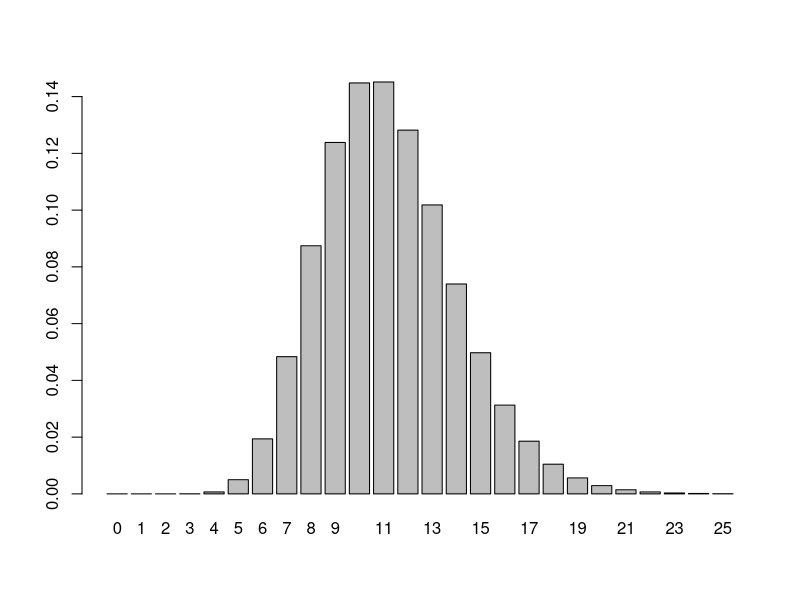
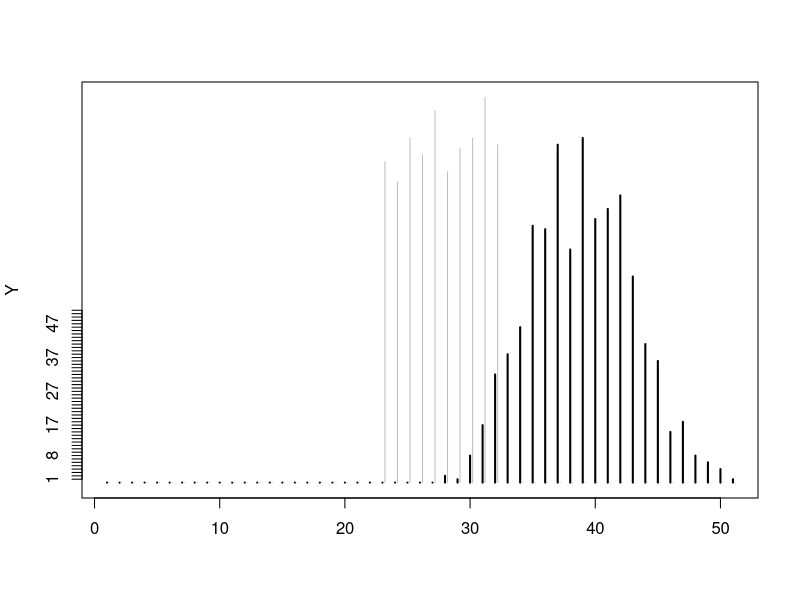
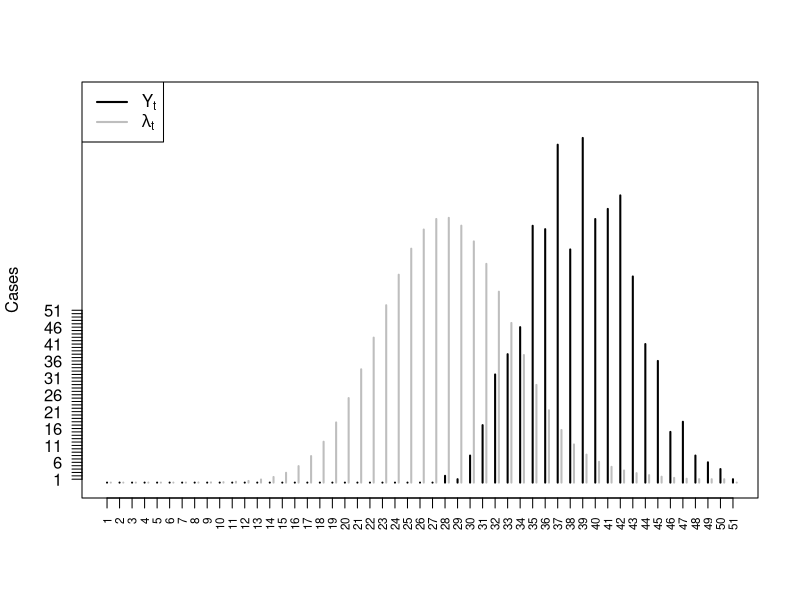
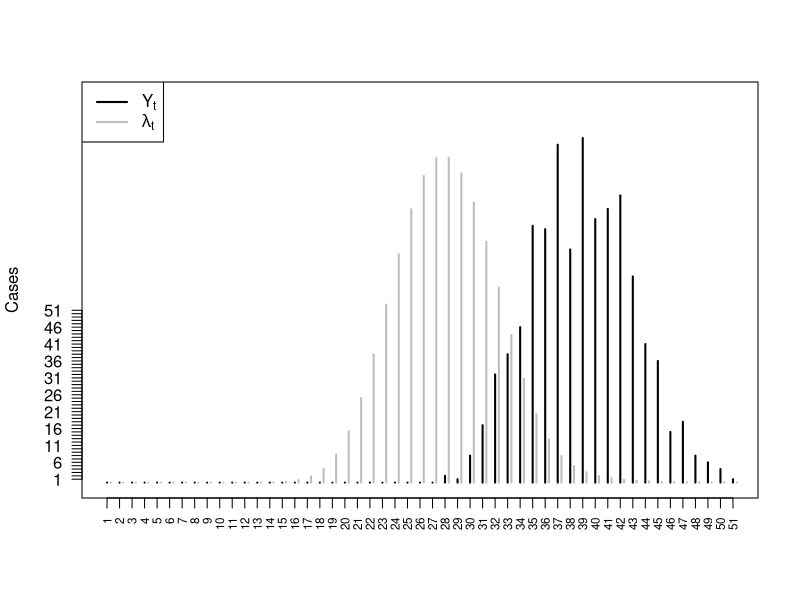
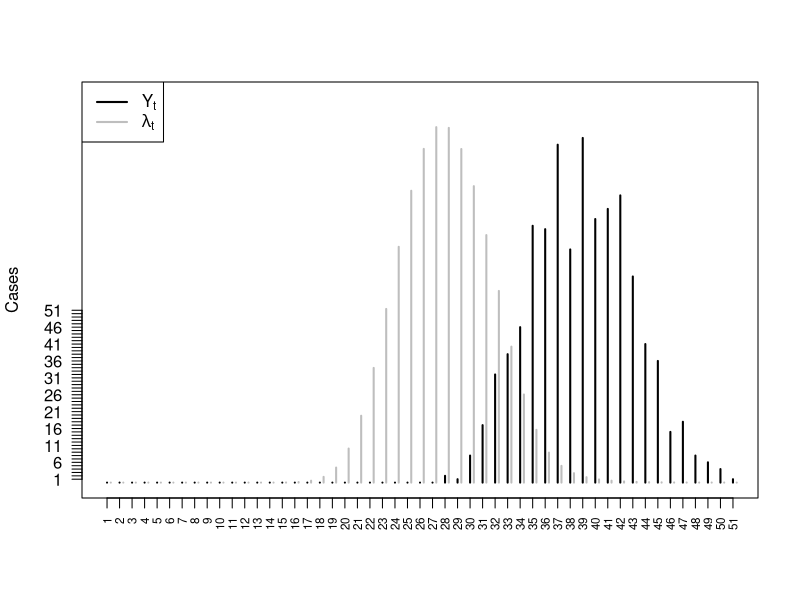
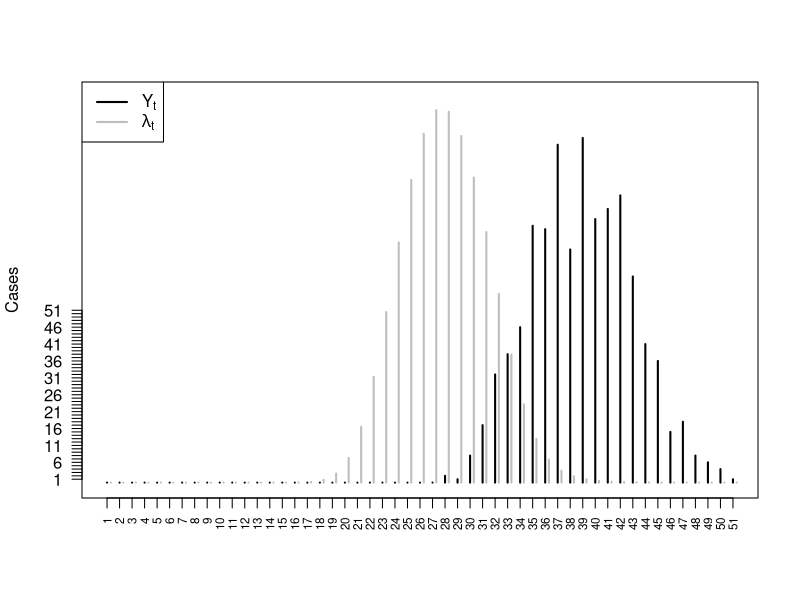
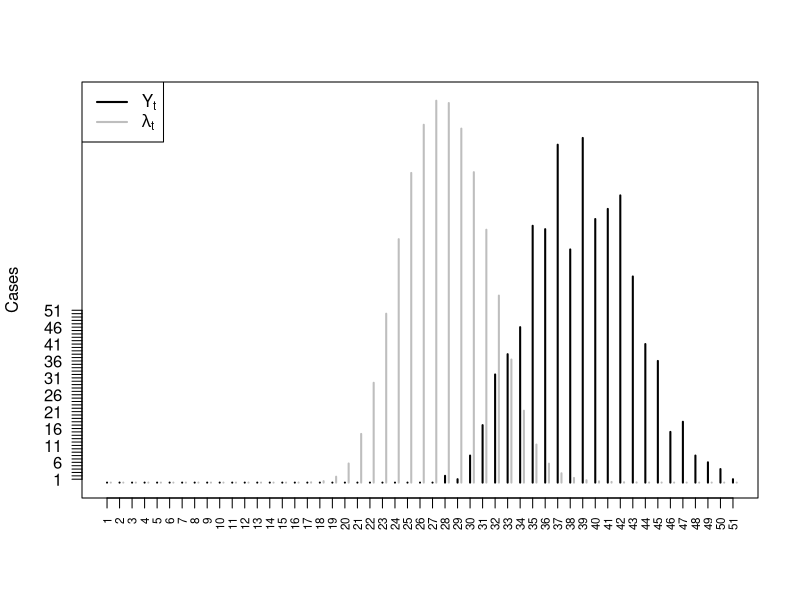
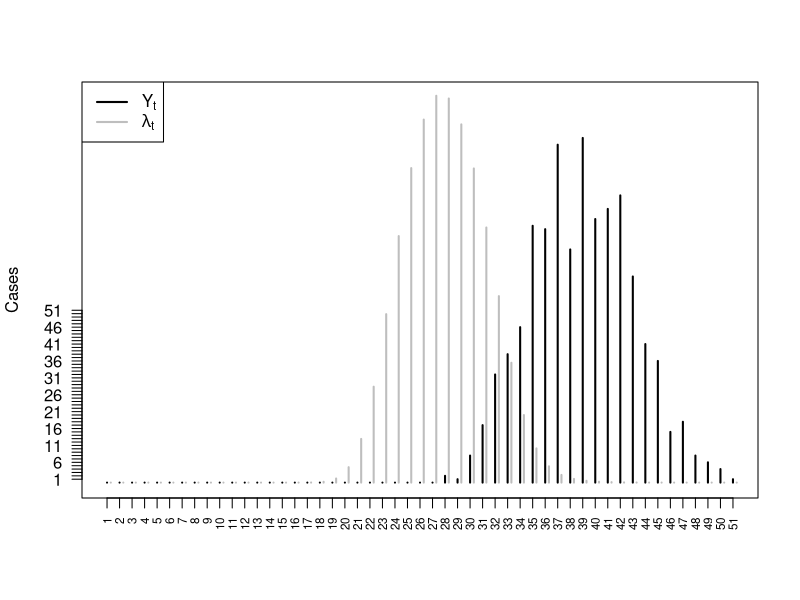

These figures' R source, in order:
######################################################################
# Experimental implementation of the backprojection method by Becker
# (1991). Useful in outbreak situations
######################################################################

######################################################################
#Replace NaN or is.infinite values with zero.
#Good against division by zero problems.
######################################################################
naninf2zero <- function(x) {x[is.nan(x) | is.infinite(x)] <- 0 ; return(x)}


######################################################################
# Single step of the EMS algorithm by Becker et al (1991)
#
# Parameters:
#  lambda.old - vector of current value of the rates of length T
#  N.old      - matrix of current value of the complete data
#  Y          - vector observed value of length T
#  k          - smoothing parameter, needs to be an even number
######################################################################

em.step.becker <- function(lambda.old, Y, dincu, pincu, k=8) {
  #k needs to be divisible by two
  if (k %% 2 != 0) stop("k needs to be even.")

  #Initialize
  T <- length(Y)
  
  #Define new parameters
  phi.new <- lambda.new <- 0*lambda.old
  
  #EM step. Problem that some of the sums can be zero if the incubation
  #distribution has zeroes at d=0,1,2
  for (t in 1:T) {
    #Calculate sum in (3a) of Becker (1991)
    sum3a <- 0
    for (d in 0:(T-t)) {
      sum3a <- sum3a + Y[t+d] * naninf2zero(dincu(d) / sum(sapply(1:(t+d),function(i) lambda.old[i]*dincu(t+d-i))))
    }
    phi.new[t] <- naninf2zero(lambda.old[t]/pincu(T-t)) * sum3a
  }
  
  #Smoothing step
  if (k>0) {
    w <- choose(k,0:k)/2^k
    for (t in 1:T) {
      i.sub <- t+(0:k)-k/2
      goodIdx <- i.sub %in% 1:T
      w.sub <- w[goodIdx]/sum(w[goodIdx])
      lambda.new[t] <- sum(w.sub * phi.new[i.sub[goodIdx]])
    }
  } else { #no smoothing
    lambda.new <- phi.new
  }
  
  #Done.
  return(list(lambda=lambda.new))
}

######################################################################
# This is the iterator function for the backprojection method by
# calling em.step.becker.
#
# Parameters:
#  Y -
#  k - smoothing parameter
#  eps - relative convergence criteration
#  iterm.max - max number of iterations
#  verbose - extra output
#  lambda0 - start value for lambda, default: uniform
#  hookFun - hook function
#
# Returns:
#  vector of lambdas.
######################################################################

backproj.becker <- function(Y,dincu,pincu,k=8,eps=1e-5,iter.max=250,verbose=TRUE,lambda0=rep(sum(Y)/length(Y),length(Y)),hookFun=function(Y,lambda,...) {},...) {
  #Iteration counter and convergence indicator
  i <- 0
  stop <- FALSE
  res <- list(lambda=lambda0)
  
  #Loop until stop 
  while (!stop) {
    #Add to counter
    i <- i+1
    lambda.i <- res$lambda
    res <- em.step.becker(lambda.old=lambda.i,Y=Y,dincu=dincu,pincu=pincu,k=k)
    
    #check stop
    if (verbose) {
      cat("Convergence criterion @ iteration i=",i,": ", abs(sum(res$lambda) - sum(lambda.i))/sum(lambda.i),"\n")
    }
    stop <- abs(sum(res$lambda) - sum(lambda.i))/sum(lambda.i) < eps | (i>iter.max)

    #Hook
    hookFun(Y,res$lambda,...)
  }
  #Done
  return(res$lambda)
}


plotIt <- function(Y,lambda,...) {
  par(las=2)
  T <- length(Y)
  plot(1:T,Y,type="h",ylab="Cases",lwd=2,xaxt="n",xlab="",...)
  lines(1:T+0.3,lambda,type="h",col="gray",lty=1,lwd=2)  
  axis(1,at=1:T,label=1:T,cex.axis=0.7)
  legend(x="topleft",c(expression(Y[t]),expression(lambda[t])),col=c(1,"gray"),lty=c(1,1),lwd=2)

  invisible()
}

#T <- max(times) #lets say the last days are not good yet
#Y <- table(factor(times,levels=1:max(times)))[1:T]
#T <- length(Y)

######################################################################
#Simulated outbreak
######################################################################

#Incubation time distribution vector (support starts at zero!)
inc.pmf <- c(0,pgamma(1:25,15,1.4) - pgamma(0:24,15,1.4))
inc.cdf <- cumsum(inc.pmf)

#Wrap above array within PMF and CDF functions with discrete support.
dincu <- function(x) {
  notInSupport <- x<0 | x>=length(inc.pmf)
  #Give index -1 to invalid queries
  x[notInSupport] <- -1
  return(c(0,inc.pmf)[x+2])
}
inc.cdf <- cumsum(inc.pmf)
pincu <- function(x) {
  x[x<0] <- -1
  x[x>=length(inc.cdf)] <- length(inc.cdf)-1
  return(c(0,inc.cdf)[x+2])
}
rincu <- function(n) {
  sample(0:25, size=n, replace=TRUE, prob=inc.pmf)
}


barplot(inc.pmf,names.arg=0:25)

#Simulate outbreak starting at time t0 of length l
t0 <- 23
l <- 10

#Sample time of exposure and length of incubation time
n <- 1e3
exposureTimes <- t0 + sample(x=0:(l-1),size=n,replace=TRUE)
symptomTimes <- exposureTimes + rincu(n)

X <- table( factor(exposureTimes,levels=1:max(symptomTimes)))
Y <- table( factor(symptomTimes,levels=1:max(symptomTimes)))

plot(1:length(Y),Y,type="h",xlab="",lwd=2,ylim=c(0,max(X,Y)))
lines(1:length(Y)+0.2,X,col="gray",type="h")

#Do the EM looping
#bp.k0 <- backproj.becker(Y=Y,k=0,dincu=dincu,pincu=pincu,eps=1e-5)
bp.k0 <- backproj.becker(Y=Y,k=0,dincu=dincu,pincu=pincu,eps=1e-6,hookFun=plotIt,ylim=c(0,max(X,Y)))
lines(1:length(Y),X,col=2,type="h")

incu.sample <- rincu(1e5)
delta.star <- quantile(incu.sample,p=(1:length(symptomTimes))/length(symptomTimes),type=3)
exposureTime.hypothetical <- symptomTimes -  delta.star

plot(1:length(Y),Y,type="h")
other <- table(factor(exposureTime.hypothetical,levels=1:max(symptomTimes)))
lines(1:length(Y)+0.2,X,col=2,type="h")
lines(1:length(Y)+0.4,other,type="h",col="green")
